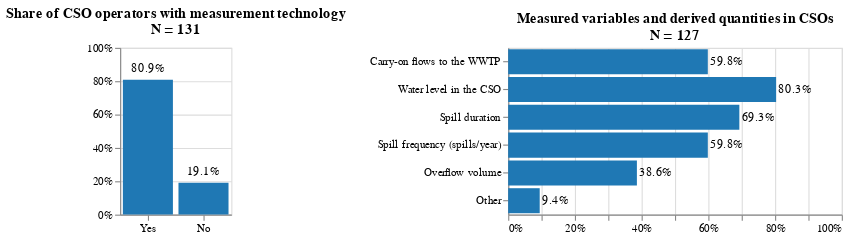

The code cell stored with this chart in its notebook:
### Code cell
(chart1 | chart2).save(plots_dir.joinpath('1_CSOMonitoring.svg'))
chart1 | chart2

### Figure 1 — Vega-Lite specification as saved in the notebook (floating-point values rounded to 4 significant figures)
{"config": {"view": {"continuousWidth": 300, "continuousHeight": 300}}, "hconcat": [{"layer": [{"mark": {"type": "bar", "color": "#1f78b4"}, "encoding": {"color": {"legend": null}, "x": {"axis": {"labelLimit": 500, "title": "", "labelAngle": 0}, "field": "MeasuresCSO_best", "scale": {}, "sort": ["Yes", "No"], "type": "nominal"}, "y": {"axis": {"format": "%", "title": ""}, "field": "percent", "scale": {"domain": [0, 1]}, "type": "quantitative"}}, "title": ["Share of CSO operators with measurement technology", "N = 131"]}, {"mark": {"type": "text", "align": "left", "dx": -15, "dy": -10}, "encoding": {"color": {"legend": null}, "text": {"field": "labels", "type": "nominal"}, "x": {"field": "MeasuresCSO_best", "sort": ["Yes", "No"], "type": "nominal"}, "y": {"axis": {"format": "%", "title": ""}, "field": "percent", "scale": {"domain": [0, 1]}, "type": "quantitative"}}, "title": ["Share of CSO operators with measurement technology", "N = 131"]}], "data": {"name": "data-371374b8384f8c2b46ecabc64073f3fb"}, "height": 150, "resolve": {"scale": {"color": "independent"}}, "width": 100}, {"layer": [{"mark": {"type": "bar", "color": "#1f78b4"}, "encoding": {"color": {"legend": null}, "x": {"axis": {"format": "%", "title": ""}, "field": "percent", "scale": {"domain": [0, 1]}, "type": "quantitative"}, "y": {"axis": {"labelLimit": 500, "title": ""}, "field": "Answers", "sort": ["Carry-on flows to the WWTP", "Water level in the CSO", "Spill duration", "Spill frequency (spills/year)", "Overflow volume", "Other"], "type": "nominal"}}, "title": ["Measured variables and derived quantities in CSOs", "N = 127"]}, {"mark": {"type": "text", "align": "left", "dx": 2}, "encoding": {"color": {"legend": null}, "text": {"field": "labels", "type": "nominal"}, "x": {"field": "percent", "type": "quantitative"}, "y": {"axis": {"labelLimit": 500, "title": ""}, "field": "Answers", "sort": ["Carry-on flows to the WWTP", "Water level in the CSO", "Spill duration", "Spill frequency (spills/year)", "Overflow volume", "Other"], "type": "nominal"}}, "title": ["Measured variables and derived quantities in CSOs", "N = 127"]}], "data": {"name": "data-fbafa29dd283bc851a37037ea439affe"}, "height": 150, "resolve": {"scale": {"color": "independent"}}}], "$schema": "https://vega.github.io/schema/vega-lite/v5.20.1.json", "datasets": {"data-371374b8384f8c2b46ecabc64073f3fb": [{"MeasuresCSO_best": "No", "percent": 0.1908, "labels": "19.1%"}, {"MeasuresCSO_best": "Yes", "percent": 0.8092, "labels": "80.9%"}], "data-fbafa29dd283bc851a37037ea439affe": [{"Code": "MvarCSO[SQ001]", "count": 76, "percent": 0.5984, "labels": "59.8%", "Answers": "Carry-on flows to the WWTP"}, {"Code": "MvarCSO[SQ002]", "count": 102, "percent": 0.8031, "labels": "80.3%", "Answers": "Water level in the CSO"}, {"Code": "MvarCSO[SQ003]", "count": 88, "percent": 0.6929, "labels": "69.3%", "Answers": "Spill duration"}, {"Code": "MvarCSO[SQ004]", "count": 76, "percent": 0.5984, "labels": "59.8%", "Answers": "Spill frequency (spills/year)"}, {"Code": "MvarCSO[SQ005]", "count": 49, "percent": 0.3858, "labels": "38.6%", "Answers": "Overflow volume"}, {"Code": "MvarCSO[other]", "count": 12, "percent": 0.09449, "labels": "9.4%", "Answers": "Other"}]}}
